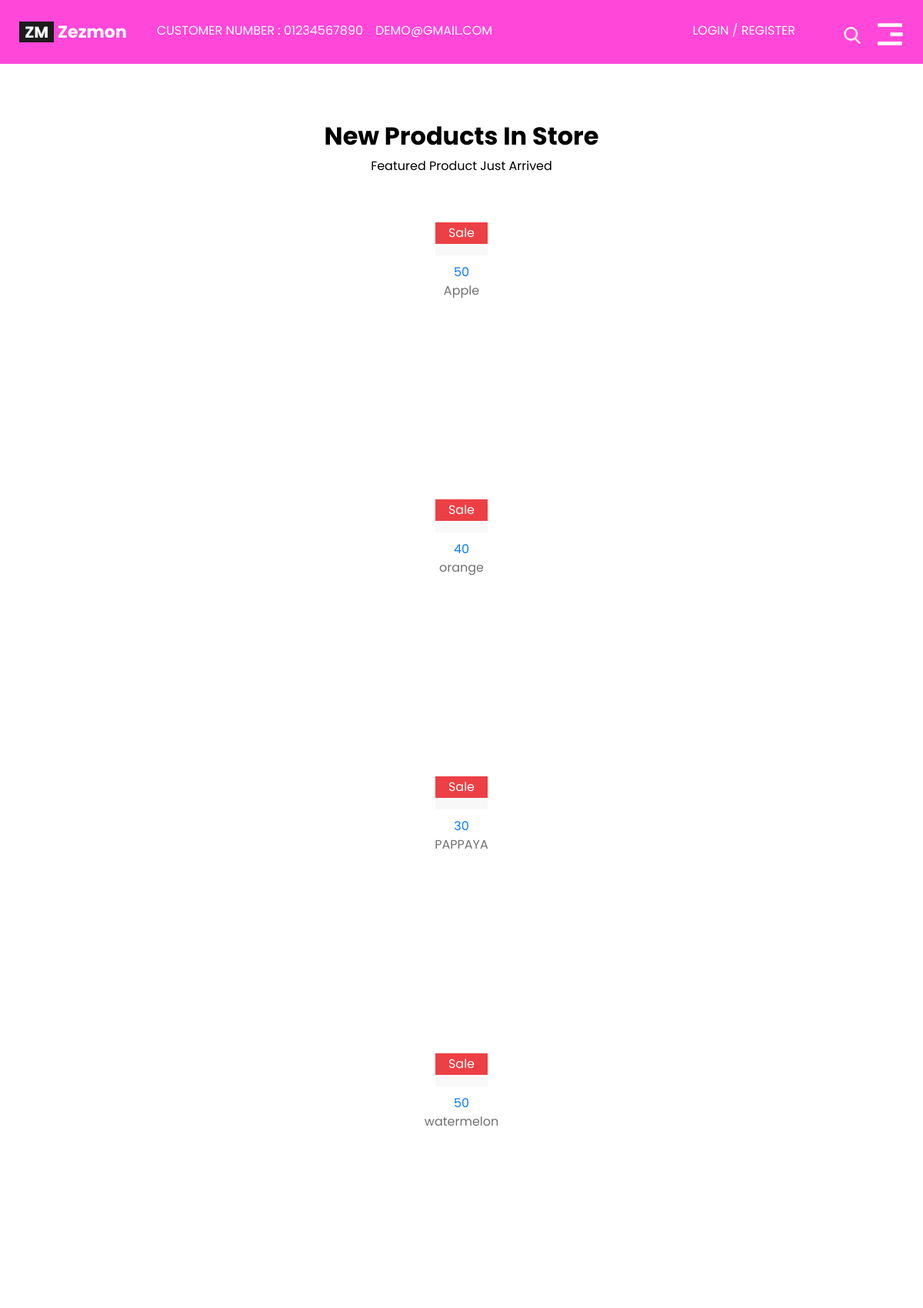
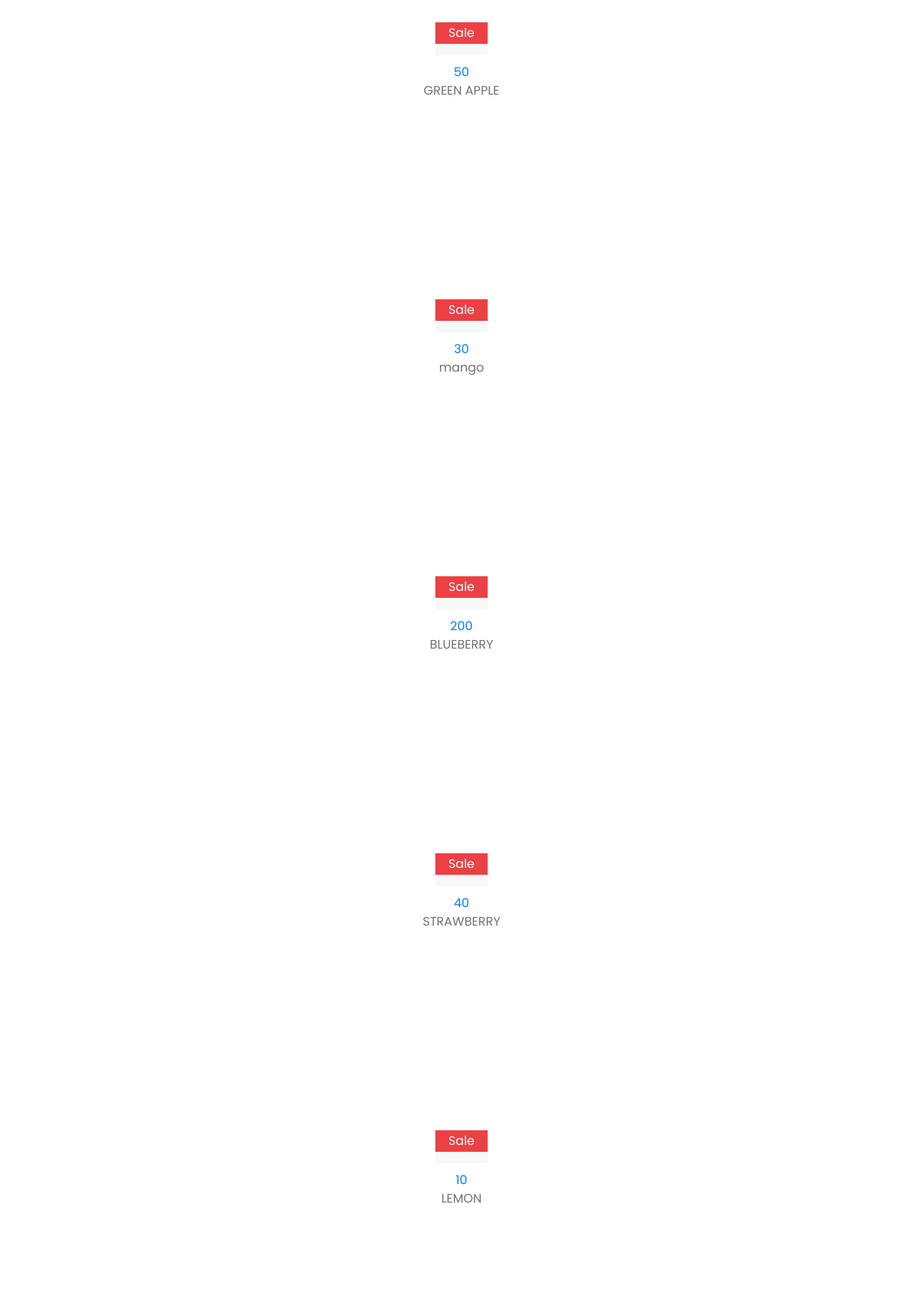
/product (upper part), run on the app's committed database (2 pictures, top to bottom).
### shop/models.py (models this page shows, shortened)
class Producct(models.Model):
    item=models.CharField(max_length=20)
    price=models.IntegerField()
    image=models.CharField(max_length=500)

### shop/views.py (the view)
# urls.py: path("product",views.product,name="product")
def product(request):
    product=Producct.objects.all()
    return render(request,"product.html",{'product':product})

### shop/templates/product.html (shortened to what this page needs)
{% load static %}
<!DOCTYPE html>
<html>
<head>
  <link rel="stylesheet" type="text/css" href="{% static 'css/bootstrap.css' %}" />
  <link href="{% static 'css/style.css' %}" rel="stylesheet" />
  <link href="{% static 'css/responsive.css' %}" rel="stylesheet" />
</head>
<body class="sub_page">
  <div class="hero_area">
    <header class="header_section">
      <div class="container-fluid">
        <nav class="navbar navbar-expand-lg custom_nav-container">
          <a class="navbar-brand" href="index.html">
            <img src="{% static 'images/logo.png' %}" alt="" /><span>
              Zezmon
            </span>
          </a>
          <div class="navbar-collapse" id="">
            <div class="container">
              <div class=" mr-auto flex-column flex-lg-row align-items-center">
                <ul class="navbar-nav justify-content-between ">
                  <div class="d-none d-lg-flex">
                    <li class="nav-item">
                      <a class="nav-link" href="fruit.html">
                        Customer Number : 01234567890</a>
                    </li>
                    <li class="nav-item">
                      <a class="nav-link" href="service.html">
                        Demo@gmail.com
                      </a>
                    </li>
                  </div>
                  <div class=" d-none d-lg-flex">
                    <li class="nav-item">
                      <a class="nav-link" href="contact.html">
                        Login / Register
                      </a>
                    </li>
                    <form class="form-inline my-2 ml-5 mb-3 mb-lg-0">
                      <button class="btn  my-2 my-sm-0 nav_search-btn" type="submit"></button>
                    </form>
                  </div>
                </ul>
              </div>
            </div>
            <div class="custom_menu-btn">
              <button onclick="openNav()"></button>
            </div>
          </div>
        </nav>
      </div>
    </header>
  </div>
  <section class="products_section">
    <div class="heading_container">
      <h2>
        New Products In Store
      </h2>
      <p>
        Featured Product Just Arrived
      </p>
    </div>
    <div class="container layout_padding">
      <div class="product_container">
        <a href="">
          {% for a in product %}
          <div class="product_box">
            <div class="product_img-box">
              <span>
                Sale
              </span>
            </div>
            <div class="product_detail-box">
              <span>
                {{a.price}}
              </span>
              <p>
                {{a.item}}
              </p>
            </div>
          </div>
          {% endfor %}
        </a>
      </div>
    </div>
  </section>
</body>
</html>

### shop/static/css/style.css (style rules this page uses)
body { font-family: "Poppins", sans-serif; color: #000000; background-color: #ffffff; }
.layout_padding { padding: 75px 0; }
.hero_area { background-color: #ff47d9; }
.header_section .container-fluid { padding-right: 25px; padding-left: 25px; }
.custom_nav-container.navbar-expand-lg .navbar-nav .nav-link { text-transform: uppercase; color: #fefefe; text-align: center; }
.custom_menu-btn button { margin-top: 12px; width: 35px; height: 35px; outline: none; border: none; background-image: url(../images/menu.png); background-size: cover; background-repeat: no-repeat; background-color: transparent; }
a, a:hover, a:focus { text-decoration: none; }
.btn, .btn:focus { outline: none !important; box-shadow: none; }
.custom_nav-container .nav_search-btn { background-image: url(../images/search-icon.png); background-size: 22px; background-repeat: no-repeat; background-position: center; width: 35px; height: 35px; padding: 0; border: none; }
.navbar-brand { display: flex; align-items: center; }
.navbar-brand img { width: 45px; margin-right: 5px; }
.navbar-brand span { font-family: "Poppins", sans-serif; font-size: 22px; font-weight: 700; color: #fefefe; }
.custom_nav-container { z-index: 99999; padding: 15px 0; }
.products_section { margin-top: -90px; }
.sub_page .products_section { margin-top: 75px; }
.products_section .heading_container { display: flex; flex-direction: column; align-items: center; }
.products_section .heading_container h2 { font-weight: bold; text-align: center; }
.product_container { display: flex; justify-content: center; flex-wrap: wrap; }
.product_box { width: 250px; height: 350px; display: flex; flex-direction: column; align-items: center; margin: 0 10px 10px 10px; }
.product_img-box { display: flex; flex-direction: column; align-items: center; background-color: #f8f8f8; }
.product_img-box span { display: inline-block; background-color: #ec4045; color: #fefeff; padding: 2px 17px; margin-top: -30px; margin-bottom: 15px; }
.product_detail-box { text-align: center; color: #717171; margin-top: 10px; }
.product_detail-box span { color: #0e7bfa; }

### shop/static/css/responsive.css (style rules this page uses)
@media (max-width: 1200px) { .products_section { margin-top: 45px; } }
@media (min-width: 1200px) { .container { max-width: 1170px; } }

### data on the page
Producct: price "50", item "Apple"
Producct: price "40", item "orange"
Producct: price "30", item "PAPPAYA"
Producct: price "50", item "watermelon"
Producct: price "50", item "GREEN APPLE"
Producct: price "30", item "mango"
Producct: price "200", item "BLUEBERRY"
Producct: price "40", item "STRAWBERRY"
Producct: price "10", item "LEMON"
